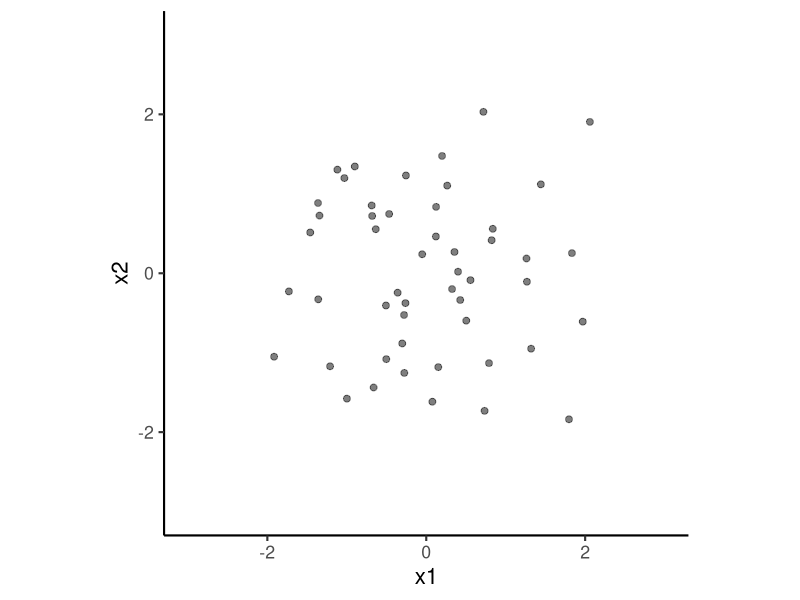
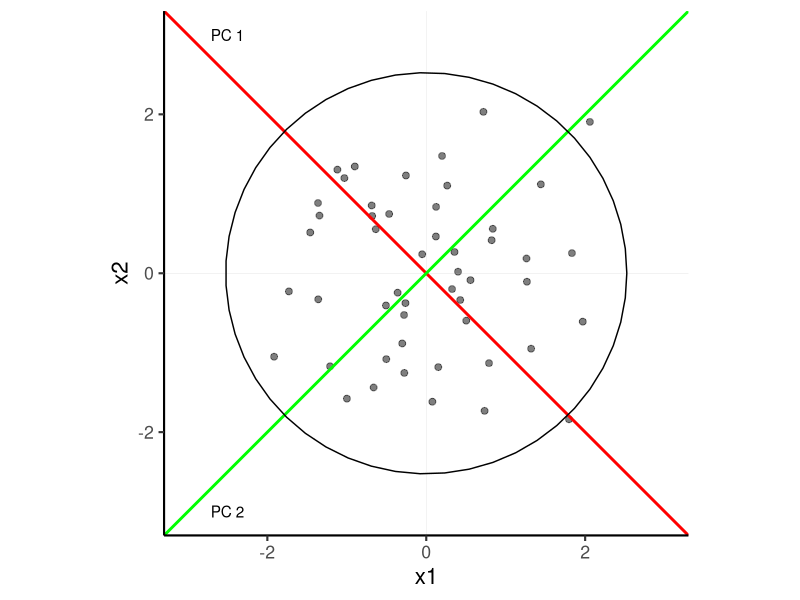
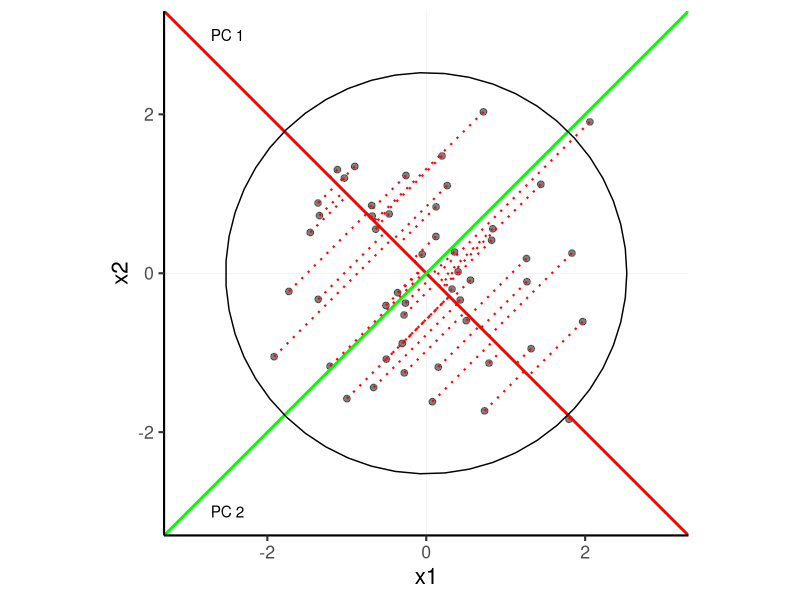
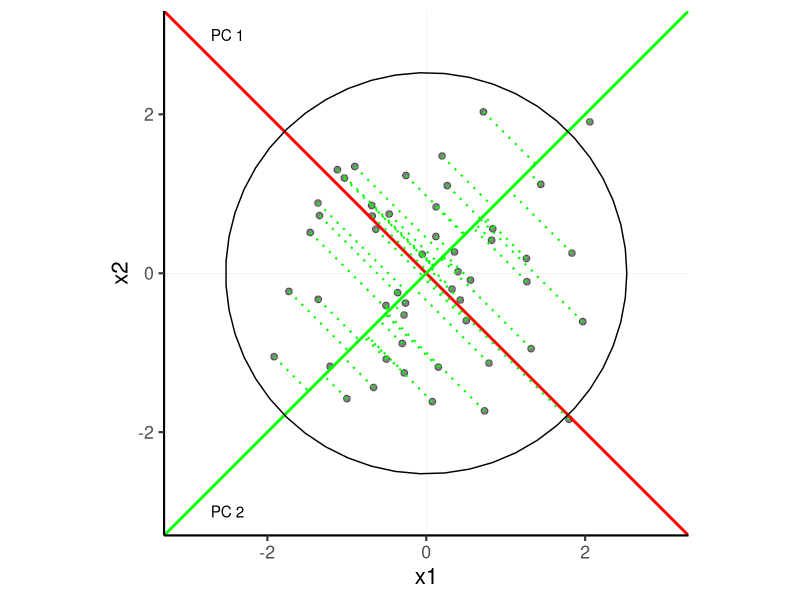
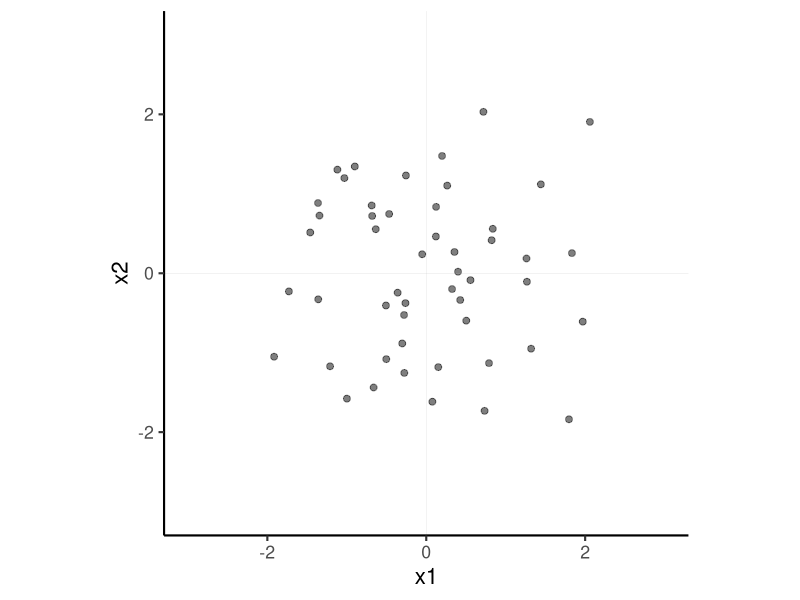
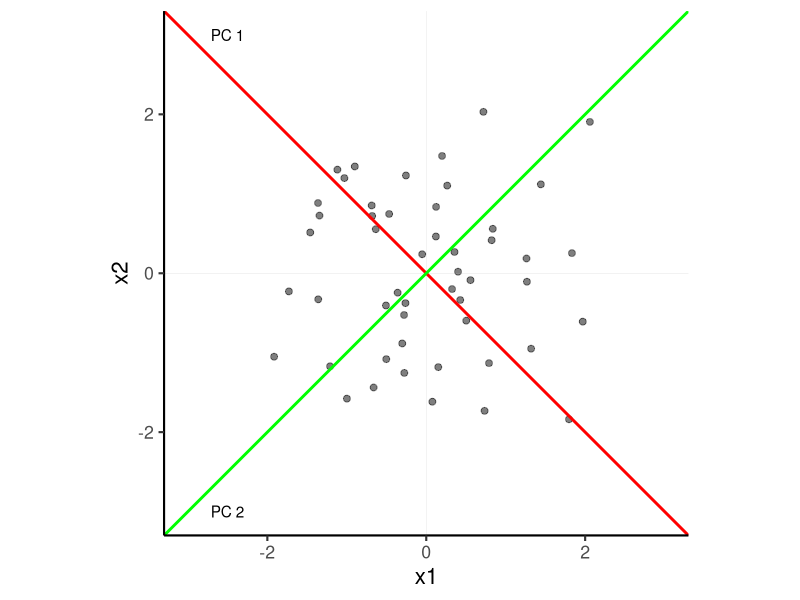
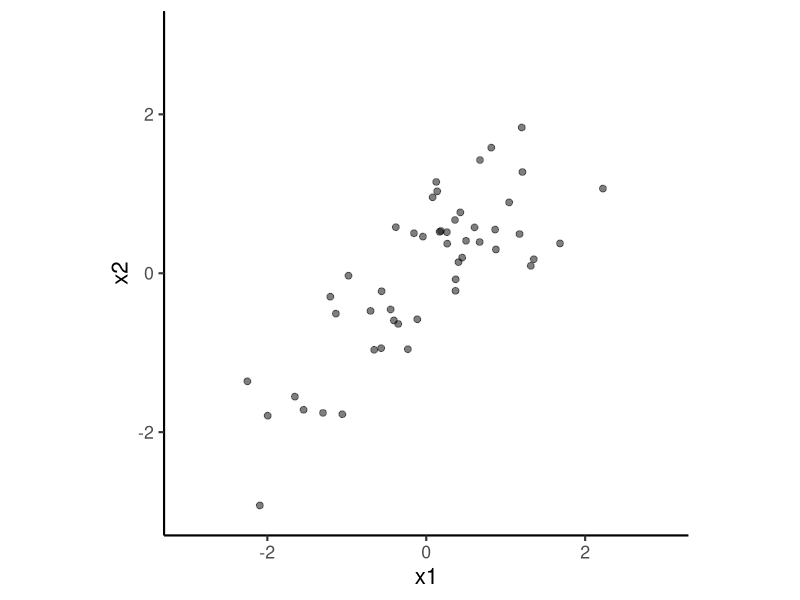
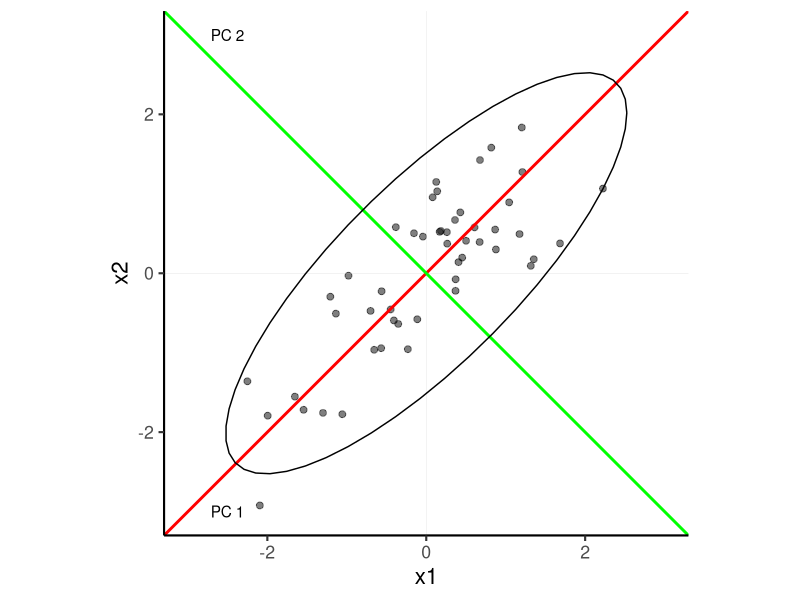

These figures' R source, in order:
#######################################################
############### PCA LECTURE 2020-21 ###################
## Revised Tom's code to make figures clearer, etc.  ##
#######################################################

library(psych)
library(MASS)
library(ggplot2)
library(gridExtra)

###########################################################################################
# Perpendiculars, from StackExchange answer
perp.segment.coord <- function(x0, y0, a=0,b=1){
  #finds endpoint for a perpendicular segment from the point (x0,y0) to the line
  # defined by lm.mod as y=a+b*x
  x1 <- (x0+b*y0-a*b)/(1+b^2)
  y1 <- a + b*x1
  list(x0=x0, y0=y0, x1=x1, y1=y1)
}
################################################################################################

##### Sim some data
mu <- c(0,0)
sig1 <- matrix(c(1,0,0,1),nrow=2,ncol=2,byrow=T)
sig2 <- matrix(c(1,0.80,0.80,1),nrow=2,ncol=2,byrow=T)

set.seed(10)
dat1 <- mvrnorm(50, mu, sig1, empirical = T)
dat1 <- data.frame(dat1)
colnames(dat1) <- c("Diet", "Exercise")
dat1_c <- cor(dat1)

set.seed(15)
dat2 <- mvrnorm(50, mu, sig2, empirical = T)
dat2 <- data.frame(dat2)
colnames(dat2) <- c("Diet", "Exercise")
dat2_c <- cor(dat2)

#######################################################
########## Plots for PCA #############################

###### What do eigenvectors do?
## No correlation (data1)
g1 <- ggplot(dat1, mapping = aes(x = Diet, y = Exercise)) + xlab("x1") + ylab("x2")
g1 <- g1 + theme(axis.title = element_text(face="bold"))
g1 <- g1 + geom_point(alpha = 1/2, size=2) + xlim(-3,3) + ylim(-3,3)
g1 <- g1 + coord_fixed()
g1 <- g1 + theme_classic(base_size=16)

## demonstrate original axes
g1vec <- g1 + geom_hline(yintercept = 0, colour="gray", size=.0625)
g1vec <- g1vec + geom_vline(xintercept = 0, colour = "gray", size = .0625)

## demonstrate eigenvector
eigen <- eigen(dat1_c)
eigen$slopes[1] <- eigen$vectors[1,1]/eigen$vectors[2,1]  # calc slopes as ratios
eigen$slopes[2] <- eigen$vectors[1,1]/eigen$vectors[1,2]  # calc slopes as ratios

g1vec2 <- g1vec + geom_abline(intercept = 0, slope = eigen$slopes[1], colour = "red", size=1)  # plot pc1
g1vec2 <- g1vec2 + geom_abline(intercept = 0, slope = eigen$slopes[2], colour = "green", size=1)  # plot pc2
g1vec2 <- g1vec2 + annotate(geom="text", x=-2.5, y=3,label="PC 1") + annotate(geom="text", x=-2.5, y=-3,label="PC 2")

##### What do eigenvalues do?
## No correlation (data1)
g1val2 <- g1vec2 + stat_ellipse(type="norm")
# g1val2

# red projection for spread
ss <- perp.segment.coord(dat1$Diet, dat1$Exercise, 0, eigen$slopes[1])
g1val3 <- g1val2 + geom_segment(data=as.data.frame(ss),
                                aes(x = x0, y = y0, xend = x1, yend = y1),
                                colour = "red", linetype = "dotted",
                                size = 0.75)
# g1val3

# green projection for spread
ss <- perp.segment.coord(dat1$Diet, dat1$Exercise, 0, eigen$slopes[2])
g1val4 <- g1val2 + geom_segment(data=as.data.frame(ss),
                                aes(x = x0, y = y0, xend = x1, yend = y1),
                                colour = "green", linetype = "dotted",
                                size = 0.75)
# g1val4

###################################################################################
###################################################################################
##################################################################################
## Correlation = .8
g2 <- ggplot(dat2, mapping = aes(x = Diet, y = Exercise)) + xlab("x1") + ylab("x2")
g2 <- g2 + theme(axis.title = element_text(face="bold"))
g2 <- g2 + geom_point(alpha = 1/2, size=2) + xlim(-3,3) + ylim(-3,3)
g2 <- g2 + coord_fixed()
g2 <- g2 + theme_classic(base_size=16)

## demonstrate original axes
g2vec <- g2 + geom_hline(yintercept = 0, colour="gray", size=.0625)
g2vec <- g2vec + geom_vline(xintercept = 0, colour = "gray", size = .0625)

## demonstrate eigenvector
eigen <- eigen(dat2_c)
eigen$slopes[1] <- eigen$vectors[1,1]/eigen$vectors[2,1]  # calc slopes as ratios
eigen$slopes[2] <- eigen$vectors[1,1]/eigen$vectors[1,2]  # calc slopes as ratios

g2vec2 <- g2vec + geom_abline(intercept = 0, slope = eigen$slopes[1], colour = "red", size=1,)  # plot pc1
g2vec2 <- g2vec2 + geom_abline(intercept = 0, slope = eigen$slopes[2], colour = "green", size=1)  # plot pc2
g2vec2 <- g2vec2 + annotate(geom="text", x=-2.5, y=-3.0,label="PC 1") +
    annotate(geom="text", x=-2.5, y=3.0,label="PC 2")

##### What do eigenvalues do?
## Correlation (data2)
g2val2 <- g2vec2 + stat_ellipse(type="norm")
# g2val2

# green projection for spread
ss <- perp.segment.coord(dat2$Diet, dat2$Exercise, 0, eigen$slopes[1])
g2val3 <- g2val2 + geom_segment(data=as.data.frame(ss), aes(x = x0, y = y0, xend = x1, yend = y1), colour = "red", linetype = "dotted", size = 0.75)
# g2val3

# red projection for spread
ss <- perp.segment.coord(dat2$Diet, dat2$Exercise, 0, eigen$slopes[2])
g2val4 <- g2val2 + geom_segment(data=as.data.frame(ss), aes(x = x0, y = y0, xend = x1, yend = y1), colour = "green", linetype = "dotted", size = 0.75)
# g2val
